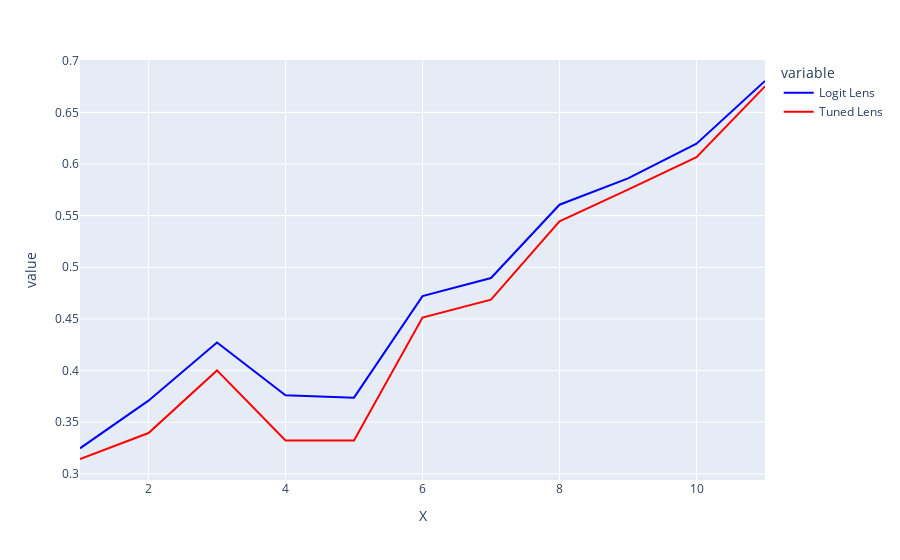

Notebook code for this chart:
### Code cell
import torch
import plotly.express as px

# Create PyTorch tensors
tensor1 = torch.mean(simil_logit_lens, dim = 0)
tensor2 = torch.mean(simil_tuned_lens, dim = 0)

# Create a DataFrame with the data
import pandas as pd
df = pd.DataFrame({
    'X': range(1, len(tensor1) + 1),
    'Logit Lens': tensor1.cpu().detach().numpy(),
    'Tuned Lens': tensor2.cpu().detach().numpy()
})

# Plot the lines with color
fig = px.line(df, x='X', y=['Logit Lens', 'Tuned Lens'], color_discrete_map={'Logit Lens': 'blue', 'Tuned Lens': 'red'})

# Show the plot
fig.show()

### Figure 1 — Plotly figure (JSON) as saved in the notebook; plotly's stock layout.template omitted (floating-point values rounded to 4 significant figures)
{"data": [{"hovertemplate": "variable=Logit Lens<br>X=%{x}<br>value=%{y}<extra></extra>", "legendgroup": "Logit Lens", "line": {"color": "blue", "dash": "solid"}, "marker": {"symbol": "circle"}, "mode": "lines", "name": "Logit Lens", "orientation": "v", "showlegend": true, "type": "scatter", "x": [1, 2, 3, 4, 5, 6, 7, 8, 9, 10, 11], "xaxis": "x", "y": [0.3247, 0.3708, 0.4272, 0.376, 0.3737, 0.4721, 0.4896, 0.5606, 0.586, 0.6196, 0.6804], "yaxis": "y"}, {"hovertemplate": "variable=Tuned Lens<br>X=%{x}<br>value=%{y}<extra></extra>", "legendgroup": "Tuned Lens", "line": {"color": "red", "dash": "solid"}, "marker": {"symbol": "circle"}, "mode": "lines", "name": "Tuned Lens", "orientation": "v", "showlegend": true, "type": "scatter", "x": [1, 2, 3, 4, 5, 6, 7, 8, 9, 10, 11], "xaxis": "x", "y": [0.3144, 0.3395, 0.4001, 0.3322, 0.3322, 0.4513, 0.4686, 0.5444, 0.5752, 0.6065, 0.6751], "yaxis": "y"}], "layout": {"legend": {"title": {"text": "variable"}, "tracegroupgap": 0}, "margin": {"t": 60}, "xaxis": {"anchor": "y", "domain": [0, 1], "title": {"text": "X"}}, "yaxis": {"anchor": "x", "domain": [0, 1], "title": {"text": "value"}}}}
